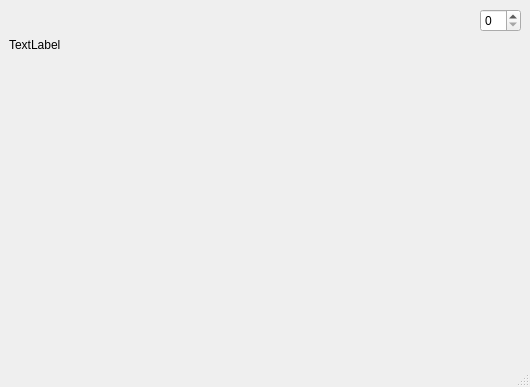
<?xml version="1.0" encoding="UTF-8"?>
<ui version="4.0">
 <class>MainWindow</class>
 <widget class="QMainWindow" name="MainWindow">
  <property name="geometry">
   <rect>
    <x>0</x>
    <y>0</y>
    <width>530</width>
    <height>387</height>
   </rect>
  </property>
  <property name="windowTitle">
   <string>MainWindow</string>
  </property>
  <widget class="QWidget" name="centralwidget">
   <layout class="QGridLayout" name="gridLayout">
    <item row="0" column="0">
     <layout class="QVBoxLayout" name="verticalLayout">
      <item>
       <layout class="QHBoxLayout" name="horizontalLayout">
        <item>
         <spacer name="horizontalSpacer">
          <property name="orientation">
           <enum>Qt::Horizontal</enum>
          </property>
          <property name="sizeHint" stdset="0">
           <size>
            <width>40</width>
            <height>20</height>
           </size>
          </property>
         </spacer>
        </item>
        <item>
         <widget class="QSpinBox" name="MySpinBox"/>
        </item>
       </layout>
      </item>
      <item>
       <widget class="QLabel" name="label">
        <property name="text">
         <string>TextLabel</string>
        </property>
       </widget>
      </item>
      <item>
       <spacer name="verticalSpacer">
        <property name="orientation">
         <enum>Qt::Vertical</enum>
        </property>
        <property name="sizeHint" stdset="0">
         <size>
          <width>20</width>
          <height>40</height>
         </size>
        </property>
       </spacer>
      </item>
     </layout>
    </item>
   </layout>
  </widget>
  <widget class="QMenuBar" name="menubar">
   <property name="geometry">
    <rect>
     <x>0</x>
     <y>0</y>
     <width>530</width>
     <height>20</height>
    </rect>
   </property>
  </widget>
  <widget class="QStatusBar" name="statusbar"/>
 </widget>
 <resources/>
 <connections/>
</ui>
